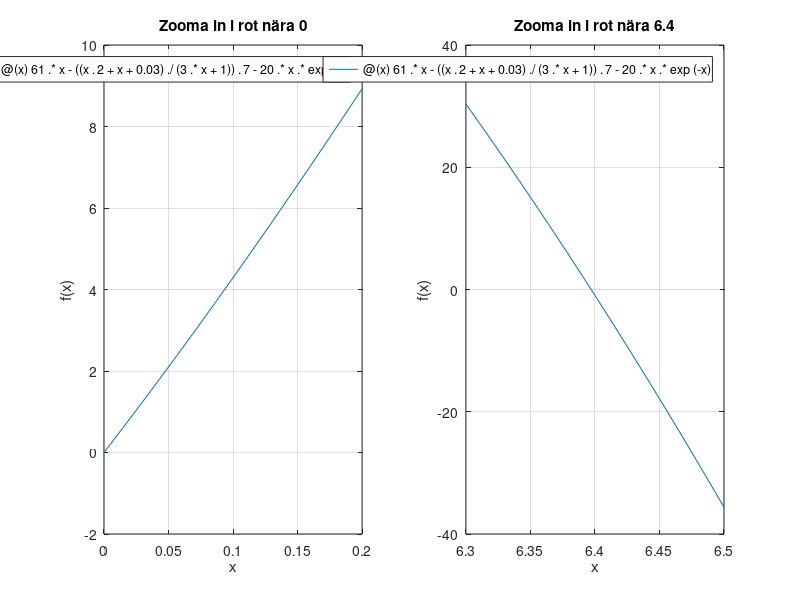

Write MATLAB code to recreate this figure. (Note: this script raises an error after producing the figure.)
disp("2b) Skissa graf");
x2 = 0:0.01:7; % Mer finjusterat interval
f1 = @(x) -20.*x.*exp(-x);
f2 = @(x) 61.*x - ((x.^2 + x + 0.03)./(3.*x + 1)).^7;

figure;
plot(x2, f1(x2), x2, f2(x2)); % Plot both functions on the same graph
grid on; % Activate grid
title("Graf utan inzooming till rötterna");
xlabel("x");
ylabel("y");
legend('f1(x)', 'f2(x)');
hold on;

% Zooma in för bättre avläsning
f = @(x) 61.*x - ((x.^2 + x + 0.03)./(3.*x + 1)).^7 - 20.*x.*exp(-x);

% Första subplot för intervallet 0-0,2
subplot(1, 2, 1);
fplot(f, [0, 0.2]);
grid on;
title("Zooma in i rot nära 0");
xlabel("x");
ylabel("f(x)");

% Andra subplot för intervallet 6,3-6,5
subplot(1, 2, 2);
fplot(f, [6.3, 6.5]);
grid on;
title("Zooma in i rot nära 6.4");
xlabel("x");
ylabel("f(x)");

% 2c) Newtons metod
disp("2c) Newtons metod");
f_prim = @(x) 61 - 7.*((x.^2 + x + 0.03).^6).*(2.*x + 1)./((3.*x + 1).^7) ...
           - (140.*x.*(x.^2 + x + 0.03).^6)./((3.*x + 1).^8) - 20.*exp(-x) + 20.*x.*exp(-x);
       
% Initialgissningar och Newtons metod loop
x = 6.4; % Startar från 6,4 
x1 = 0; % Startar från 0
format long;
for i = 1:50 % Sätter en fixerad maximal iteration istället för en intervall-loop
   x_new = x - f(x)/f_prim(x);
   x1_new = x1 - f(x1)/f_prim(x1);
   % Kontrollerar om skillnaden mellan den nya och den gamla gissningen är mindre än en given tolerans
   if abs(x_new - x) < 1e-8 && abs(x1_new - x1) < 1e-8
       break; % Bryter om både x och x1 konvergerar
   end
  
   x = x_new;
   x1 = x1_new;
end

max_newton = x;
min_newton = x1;

disp(["Största rot funnen med Newtons metod: ", num2str(max_newton)]);
disp(["Minsta rot funnen med Newtons metod: ", num2str(min_newton)]);

% 2e) Bestämma konvergenskonstanten Newtons metod
disp("2e) Bestämma konvergenskonstanten Newtons metod");
syms x;
f_prim_sym = 61 - 7*((x^2 + x + 0.03)^6)*(2*x + 1)/((3*x + 1)^7) ...
          - (140*x*(x^2 + x + 0.03)^6)/((3*x + 1)^8) - 20*exp(-x) + 20*x*exp(-x);

% Integrera derivatan för att få den ursprungliga funktionen f(x)
F = int(f_prim_sym, x);

% Justera den integrerade funktionen så att f(0) = 0
f_sym = F - subs(F, x, 0);

% Andra derivatan av den ursprungliga funktionen f(x)
f_bis_sym = diff(f_prim_sym, x);

% Konvertera funktionerna till numeriska funktioner för beräkning
f_num = matlabFunction(f_sym);
f_prim_num = matlabFunction(f_prim_sym);
f_bis_num = matlabFunction(f_bis_sym);

% Använd de funna rötterna från Newtons metod
max_rot = max_newton;
min_rot = min_newton;

% Beräkna konvergenskonstanten för större och mindre roten
C_max = abs(f_bis_num(max_rot) / (2 * f_prim_num(max_rot)));
C_min = abs(f_bis_num(min_rot) / (2 * f_prim_num(min_rot)));

disp(["Konvergenskonstanten vid den större roten: ", num2str(C_max)]);
disp(["Konvergenskonstanten vid den mindre roten: ", num2str(C_min)]);